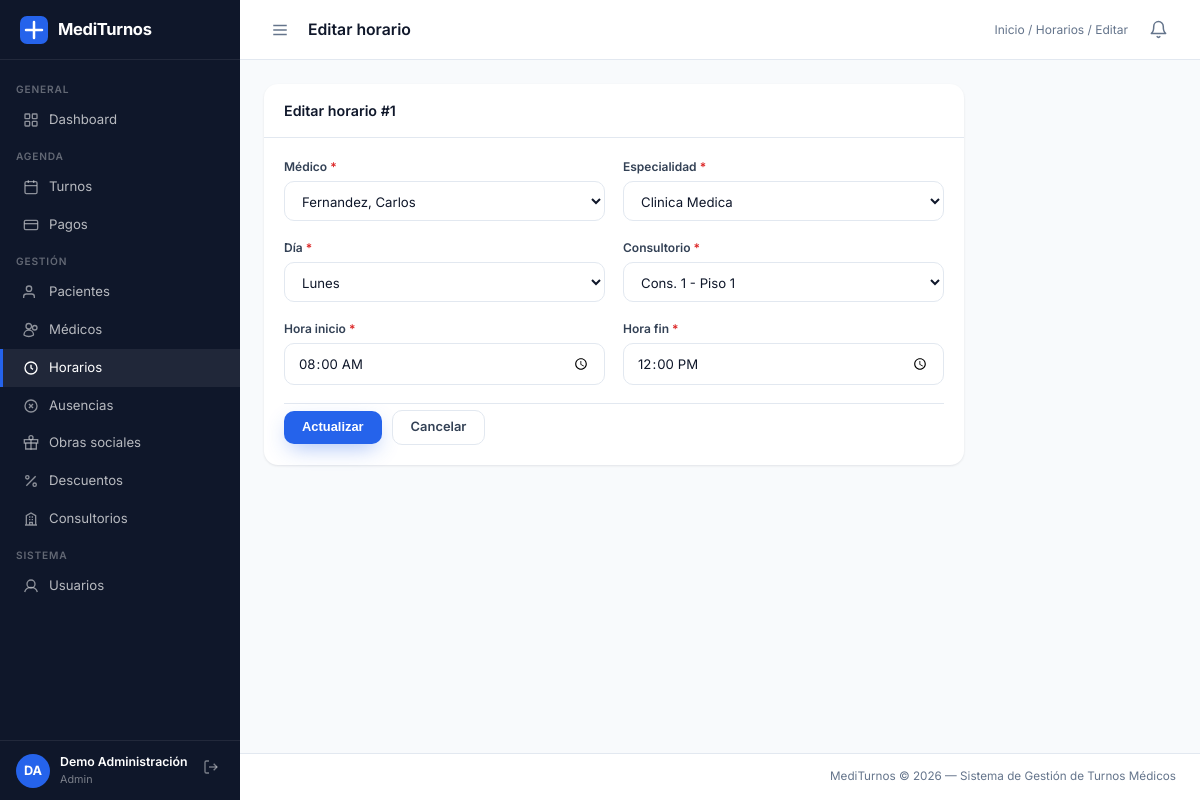
Page /sistema/controladores/ControladorHorario.php?accion=editar&id=1 (signed in) on the committed database.
### tables this page shows
CREATE TABLE `horario_atencion` (
  `id_horario` int(11) NOT NULL AUTO_INCREMENT,
  `matricula` int(11) NOT NULL,
  `id_especialidad` int(11) NOT NULL,
  `dia_semana` varchar(15) NOT NULL,
  `hora_inicio` time NOT NULL,
  `hora_fin` time NOT NULL,
  `id_consultorio` int(11) NOT NULL,
  PRIMARY KEY (`id_horario`),
  KEY `matricula` (`matricula`),
  KEY `id_especialidad` (`id_especialidad`),
  KEY `id_consultorio` (`id_consultorio`),
  CONSTRAINT `horario_atencion_ibfk_1` FOREIGN KEY (`matricula`) REFERENCES `medico` (`matricula`) ON UPDATE CASCADE,
  CONSTRAINT `horario_atencion_ibfk_2` FOREIGN KEY (`id_especialidad`) REFERENCES `especialidad` (`id_especialidad`) ON UPDATE CASCADE,
  CONSTRAINT `horario_atencion_ibfk_3` FOREIGN KEY (`id_consultorio`) REFERENCES `consultorio` (`id_consultorio`) ON UPDATE CASCADE
);

CREATE TABLE `especialidad` (
  `id_especialidad` int(11) NOT NULL AUTO_INCREMENT,
  `nombre` varchar(100) NOT NULL,
  `duracion_turno_min` int(11) DEFAULT NULL,
  `precio_consulta` decimal(10,2) NOT NULL DEFAULT 5000.00,
  PRIMARY KEY (`id_especialidad`)
);

### sistema/modelos/Horario.php (called while the page is built, shortened)
<?php
class Horario
{
    private PDO $pdo;
    public function __construct(PDO $pdo)
    {
        $this->pdo = $pdo;
    }
    public function buscarPorId(int $id): array|false
    {
        $stmt = $this->pdo->prepare(
            "SELECT * FROM horario_atencion WHERE id_horario = :id"
        );
        $stmt->execute([':id' => $id]);
        return $stmt->fetch();
    }
    public function listarMedicos(): array
    {
        return $this->pdo->query(
            "SELECT matricula, CONCAT(apellido,', ',nombre) AS nombre_completo
             FROM medico WHERE estado = 'activo' ORDER BY apellido, nombre"
        )->fetchAll();
    }
    public function listarEspecialidades(): array
    {
        return $this->pdo->query(
            "SELECT id_especialidad, nombre FROM especialidad ORDER BY nombre"
        )->fetchAll();
    }
    public function listarConsultorios(): array
    {
        return $this->pdo->query(
            "SELECT id_consultorio, CONCAT('Cons. ',numero,' - Piso ',piso) AS nombre
             FROM consultorio ORDER BY piso, numero"
        )->fetchAll();
    }
}

### sistema/vistas/horarios/editar.php (the view, shortened to what this page needs)
<?php
$breadcrumb   = '<a href="' . BASE_URL . 'dashboard.php">Inicio</a> / <a href="' . BASE_URL . 'sistema/controladores/ControladorHorario.php?accion=index">Horarios</a> / Editar';
require __DIR__ . '/../layouts/navbar.php';
?>
<div class="panel panel-sm">
    <div class="panel-header"><span class="panel-titulo">Editar horario #<?= $horario['id_horario'] ?></span></div>
    <div class="panel-body">
        <form method="POST" action="<?= BASE_URL ?>sistema/controladores/ControladorHorario.php?accion=actualizar" novalidate>
            <div class="form-grid mb-18">
                <div class="form-group">
                    <label>Médico <span class="req">*</span></label>
                    <select name="matricula" class="form-control" required>
                        <?php foreach ($medicos as $m): ?>
                        <option value="<?= $m['matricula'] ?>" <?= ($_POST['matricula'] ?? $horario['matricula']) == $m['matricula'] ? 'selected' : '' ?>>
                            <?= htmlspecialchars($m['nombre_completo']) ?>
                        </option>
                        <?php endforeach; ?>
                    </select>
                </div>
                <div class="form-group">
                    <label>Especialidad <span class="req">*</span></label>
                    <select name="id_especialidad" class="form-control" required>
                        <?php foreach ($especialidades as $e): ?>
                        <option value="<?= $e['id_especialidad'] ?>" <?= ($_POST['id_especialidad'] ?? $horario['id_especialidad']) == $e['id_especialidad'] ? 'selected' : '' ?>>
                            <?= htmlspecialchars($e['nombre']) ?>
                        </option>
                        <?php endforeach; ?>
                    </select>
                </div>
                <div class="form-group">
                    <label>Día <span class="req">*</span></label>
                    <select name="dia_semana" class="form-control" required>
                        <?php foreach (Horario::DIAS as $d): ?>
                        <option value="<?= $d ?>" <?= ($_POST['dia_semana'] ?? $horario['dia_semana']) === $d ? 'selected' : '' ?>><?= $d ?></option>
                        <?php endforeach; ?>
                    </select>
                </div>
                <div class="form-group">
                    <label>Consultorio <span class="req">*</span></label>
                    <select name="id_consultorio" class="form-control" required>
                        <?php foreach ($consultorios as $c): ?>
                        <option value="<?= $c['id_consultorio'] ?>" <?= ($_POST['id_consultorio'] ?? $horario['id_consultorio']) == $c['id_consultorio'] ? 'selected' : '' ?>>
                            <?= htmlspecialchars($c['nombre']) ?>
                        </option>
                        <?php endforeach; ?>
                    </select>
                </div>
                <div class="form-group">
                    <label>Hora inicio <span class="req">*</span></label>
                    <input type="time" name="hora_inicio" class="form-control" required
                        value="<?= htmlspecialchars($_POST['hora_inicio'] ?? substr($horario['hora_inicio'],0,5)) ?>">
                </div>
                <div class="form-group">
                    <label>Hora fin <span class="req">*</span></label>
                    <input type="time" name="hora_fin" class="form-control" required
                        value="<?= htmlspecialchars($_POST['hora_fin'] ?? substr($horario['hora_fin'],0,5)) ?>">
                </div>
            </div>
            <div class="form-acciones">
                <button type="submit" class="btn btn-primario">Actualizar</button>
                <a href="<?= BASE_URL ?>sistema/controladores/ControladorHorario.php?accion=index" class="btn btn-secundario">Cancelar</a>
            </div>
        </form>
    </div>
</div>
<?php require __DIR__ . '/../layouts/footer.php'; ?>

### publico/css/estilos.css (style rules this page uses)
:root { --azul: #2563eb; --azul-osc: #1e3a8a; --azul-claro: #eff6ff; --azul-soft2: #dbeafe; --azul-vivo: #3b82f6; --verde: #16a34a; --verde-claro: #dcfce7; --rojo: #dc2626; --rojo-claro: #fee2e2; --amarillo: #d97706; --amarillo-claro: #fef3c7; --gris-osc: #0f172a; --gris-med: #334155; --gris: #64748b; --gris2: #94a3b8; --gris-claro: #f8fafc; --borde: #e2e8f0; --blanco: #ffffff; --sidebar-w: 240px; --header-h: 60px; --radio: 14px; --radio-sm: 10px; --sombra: 0 1px 3px rgba(15,23,42,.06), 0 1px 2px rgba(15,23,42,.04); --sombra-md: 0 10px 30px -8px rgba(15,23,42,.15); --sombra-lg: 0 24px 60px -16px rgba(15,23,42,.22); --azul-glow: 0 8px 22px -6px rgba(37,99,235,.45); }
*, *::before, *::after { box-sizing: border-box; margin: 0; padding: 0; }
html { font-size: 15px; }
body { font-family: 'Inter', system-ui, -apple-system, 'Segoe UI', sans-serif; background: var(--gris-claro); color: var(--gris-med); line-height: 1.5; -webkit-font-smoothing: antialiased; }
a { color: var(--azul); text-decoration: none; }
.topbar-breadcrumb a { color: var(--gris); }
.panel { background: var(--blanco); border-radius: var(--radio); box-shadow: var(--sombra); margin-bottom: 20px; }
.panel-header { padding: 16px 20px; border-bottom: 1px solid var(--borde); display: flex; align-items: center; justify-content: space-between; gap: 12px; flex-wrap: wrap; }
.panel-titulo { font-size: .95rem; font-weight: 600; color: var(--gris-osc); }
.panel-body { padding: 20px; }
.btn { display: inline-flex; align-items: center; justify-content: center; gap: 7px; padding: 10px 18px; border-radius: var(--radio-sm); font-size: .86rem; font-weight: 600; line-height: 1; cursor: pointer; border: none; white-space: nowrap; transition: background .15s, color .15s, transform .15s, box-shadow .15s, border-color .15s; }
.btn-primario { background: var(--azul); color: var(--blanco); box-shadow: var(--azul-glow); }
.btn-secundario { background: var(--blanco); color: var(--gris-med); border: 1.5px solid var(--borde); }
.form-grid { display: grid; grid-template-columns: repeat(auto-fit, minmax(220px, 1fr)); gap: 18px; }
.form-group { display: flex; flex-direction: column; gap: 5px; }
.form-group label { font-size: .8rem; font-weight: 600; color: var(--gris-med); }
.form-group label span.req { color: var(--rojo); }
.form-control { padding: 10px 13px; border: 1.5px solid var(--borde); border-radius: var(--radio-sm); font-size: .88rem; color: var(--gris-osc); font-family: inherit; background: var(--blanco); width: 100%; transition: border-color .2s, box-shadow .2s; outline: none; }
.form-control::placeholder { color: var(--gris); opacity: .75; }
select.form-control { cursor: pointer; }
.form-acciones { display: flex; gap: 10px; align-items: center; padding-top: 6px; border-top: 1px solid var(--borde); margin-top: 4px; }

### publico/css/utilidades.css (style rules this page uses)
.panel-sm { max-width: 700px; }
.mb-18 { margin-bottom: 18px; }

### rows in the picture
horario_atencion: id_horario "1", matricula "Fernandez, Carlos", id_especialidad "Clinica Medica", dia_semana "Lunes", id_consultorio "Cons. 1 - Piso 1", hora_inicio "08:00", hora_fin "12:00"

### other values in the picture
$inicialesSesion "DA"
$usuarioSesion['nombre'] . ' ' . $usuarioSesion['apellido'] "Demo Administración"
$rolActual "Admin"
$paginaTitulo "Editar horario"
